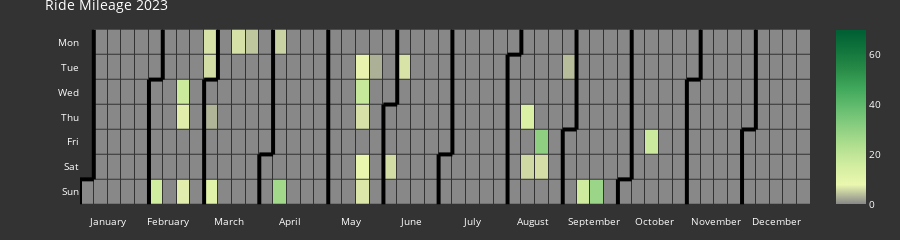

Source (notebook cell):
### Code cell
fig = calplot(df_activity_2023, x='ride_date', y='total_distance_mi', colorscale=colorscale, 
              dark_theme=True, gap=1, month_lines_width=4, month_lines_color='#000000',
            showscale=True, total_height=225, title='Ride Mileage 2023', cmap_max=70)
fig.show()

### Figure 1 — Plotly figure (JSON) as saved in the notebook; plotly's stock layout.template omitted (floating-point values rounded to 4 significant figures; data arrays with more than 128 entries replaced by an {"elided": "..."} marker saying what was removed)
{"data": [{"colorscale": [[0, "#888888"], [0.1111, "#eaf7af"], [0.2222, "#d2eda0"], [0.3333, "#b1df90"], [0.4444, "#8bce81"], [0.5556, "#64bc6f"], [0.6667, "#3fa85b"], [0.7778, "#288a47"], [0.8889, "#10743c"], [1, "#005e33"]], "customdata": {"elided": "365x2 str values"}, "hovertemplate": "%{customdata[0]} <br>Week=%{x} <br>%{customdata[1]}=%{z}", "name": "2023", "showscale": true, "type": "heatmap", "x": {"elided": "365 int values"}, "xaxis": "x", "xgap": 1, "y": {"elided": "365 int values"}, "yaxis": "y", "ygap": 1, "z": {"elided": "365 float values"}, "zmax": 70, "zmin": 0}, {"hoverinfo": "skip", "line": {"color": "#000000", "width": 4}, "mode": "lines", "type": "scatter", "x": [-0.5, -0.5], "xaxis": "x", "y": [5.5, 6.5], "yaxis": "y"}, {"hoverinfo": "skip", "line": {"color": "#000000", "width": 4}, "mode": "lines", "type": "scatter", "x": [-0.5, 0.5], "xaxis": "x", "y": [5.5, 5.5], "yaxis": "y"}, {"hoverinfo": "skip", "line": {"color": "#000000", "width": 4}, "mode": "lines", "type": "scatter", "x": [0.5, 0.5], "xaxis": "x", "y": [5.5, -0.5], "yaxis": "y"}, {"hoverinfo": "skip", "line": {"color": "#000000", "width": 4}, "mode": "lines", "type": "scatter", "x": [4.5, 4.5], "xaxis": "x", "y": [1.5, 6.5], "yaxis": "y"}, {"hoverinfo": "skip", "line": {"color": "#000000", "width": 4}, "mode": "lines", "type": "scatter", "x": [4.5, 5.5], "xaxis": "x", "y": [1.5, 1.5], "yaxis": "y"}, {"hoverinfo": "skip", "line": {"color": "#000000", "width": 4}, "mode": "lines", "type": "scatter", "x": [5.5, 5.5], "xaxis": "x", "y": [1.5, -0.5], "yaxis": "y"}, {"hoverinfo": "skip", "line": {"color": "#000000", "width": 4}, "mode": "lines", "type": "scatter", "x": [8.5, 8.5], "xaxis": "x", "y": [1.5, 6.5], "yaxis": "y"}, {"hoverinfo": "skip", "line": {"color": "#000000", "width": 4}, "mode": "lines", "type": "scatter", "x": [8.5, 9.5], "xaxis": "x", "y": [1.5, 1.5], "yaxis": "y"}, {"hoverinfo": "skip", "line": {"color": "#000000", "width": 4}, "mode": "lines", "type": "scatter", "x": [9.5, 9.5], "xaxis": "x", "y": [1.5, -0.5], "yaxis": "y"}, {"hoverinfo": "skip", "line": {"color": "#000000", "width": 4}, "mode": "lines", "type": "scatter", "x": [12.5, 12.5], "xaxis": "x", "y": [4.5, 6.5], "yaxis": "y"}, {"hoverinfo": "skip", "line": {"color": "#000000", "width": 4}, "mode": "lines", "type": "scatter", "x": [12.5, 13.5], "xaxis": "x", "y": [4.5, 4.5], "yaxis": "y"}, {"hoverinfo": "skip", "line": {"color": "#000000", "width": 4}, "mode": "lines", "type": "scatter", "x": [13.5, 13.5], "xaxis": "x", "y": [4.5, -0.5], "yaxis": "y"}, {"hoverinfo": "skip", "line": {"color": "#000000", "width": 4}, "mode": "lines", "type": "scatter", "x": [17.5, 17.5], "xaxis": "x", "y": [-0.5, 6.5], "yaxis": "y"}, {"hoverinfo": "skip", "line": {"color": "#000000", "width": 4}, "mode": "lines", "type": "scatter", "x": [21.5, 21.5], "xaxis": "x", "y": [2.5, 6.5], "yaxis": "y"}, {"hoverinfo": "skip", "line": {"color": "#000000", "width": 4}, "mode": "lines", "type": "scatter", "x": [21.5, 22.5], "xaxis": "x", "y": [2.5, 2.5], "yaxis": "y"}, {"hoverinfo": "skip", "line": {"color": "#000000", "width": 4}, "mode": "lines", "type": "scatter", "x": [22.5, 22.5], "xaxis": "x", "y": [2.5, -0.5], "yaxis": "y"}, {"hoverinfo": "skip", "line": {"color": "#000000", "width": 4}, "mode": "lines", "type": "scatter", "x": [25.5, 25.5], "xaxis": "x", "y": [4.5, 6.5], "yaxis": "y"}, {"hoverinfo": "skip", "line": {"color": "#000000", "width": 4}, "mode": "lines", "type": "scatter", "x": [25.5, 26.5], "xaxis": "x", "y": [4.5, 4.5], "yaxis": "y"}, {"hoverinfo": "skip", "line": {"color": "#000000", "width": 4}, "mode": "lines", "type": "scatter", "x": [26.5, 26.5], "xaxis": "x", "y": [4.5, -0.5], "yaxis": "y"}, {"hoverinfo": "skip", "line": {"color": "#000000", "width": 4}, "mode": "lines", "type": "scatter", "x": [30.5, 30.5], "xaxis": "x", "y": [0.5, 6.5], "yaxis": "y"}, {"hoverinfo": "skip", "line": {"color": "#000000", "width": 4}, "mode": "lines", "type": "scatter", "x": [30.5, 31.5], "xaxis": "x", "y": [0.5, 0.5], "yaxis": "y"}, {"hoverinfo": "skip", "line": {"color": "#000000", "width": 4}, "mode": "lines", "type": "scatter", "x": [31.5, 31.5], "xaxis": "x", "y": [0.5, -0.5], "yaxis": "y"}, {"hoverinfo": "skip", "line": {"color": "#000000", "width": 4}, "mode": "lines", "type": "scatter", "x": [34.5, 34.5], "xaxis": "x", "y": [3.5, 6.5], "yaxis": "y"}, {"hoverinfo": "skip", "line": {"color": "#000000", "width": 4}, "mode": "lines", "type": "scatter", "x": [34.5, 35.5], "xaxis": "x", "y": [3.5, 3.5], "yaxis": "y"}, {"hoverinfo": "skip", "line": {"color": "#000000", "width": 4}, "mode": "lines", "type": "scatter", "x": [35.5, 35.5], "xaxis": "x", "y": [3.5, -0.5], "yaxis": "y"}, {"hoverinfo": "skip", "line": {"color": "#000000", "width": 4}, "mode": "lines", "type": "scatter", "x": [38.5, 38.5], "xaxis": "x", "y": [5.5, 6.5], "yaxis": "y"}, {"hoverinfo": "skip", "line": {"color": "#000000", "width": 4}, "mode": "lines", "type": "scatter", "x": [38.5, 39.5], "xaxis": "x", "y": [5.5, 5.5], "yaxis": "y"}, {"hoverinfo": "skip", "line": {"color": "#000000", "width": 4}, "mode": "lines", "type": "scatter", "x": [39.5, 39.5], "xaxis": "x", "y": [5.5, -0.5], "yaxis": "y"}, {"hoverinfo": "skip", "line": {"color": "#000000", "width": 4}, "mode": "lines", "type": "scatter", "x": [43.5, 43.5], "xaxis": "x", "y": [1.5, 6.5], "yaxis": "y"}, {"hoverinfo": "skip", "line": {"color": "#000000", "width": 4}, "mode": "lines", "type": "scatter", "x": [43.5, 44.5], "xaxis": "x", "y": [1.5, 1.5], "yaxis": "y"}, {"hoverinfo": "skip", "line": {"color": "#000000", "width": 4}, "mode": "lines", "type": "scatter", "x": [44.5, 44.5], "xaxis": "x", "y": [1.5, -0.5], "yaxis": "y"}, {"hoverinfo": "skip", "line": {"color": "#000000", "width": 4}, "mode": "lines", "type": "scatter", "x": [47.5, 47.5], "xaxis": "x", "y": [3.5, 6.5], "yaxis": "y"}, {"hoverinfo": "skip", "line": {"color": "#000000", "width": 4}, "mode": "lines", "type": "scatter", "x": [47.5, 48.5], "xaxis": "x", "y": [3.5, 3.5], "yaxis": "y"}, {"hoverinfo": "skip", "line": {"color": "#000000", "width": 4}, "mode": "lines", "type": "scatter", "x": [48.5, 48.5], "xaxis": "x", "y": [3.5, -0.5], "yaxis": "y"}], "layout": {"font": {"color": "#fff", "size": 10}, "height": 225, "margin": {"b": 20, "t": 20}, "paper_bgcolor": "#333", "plot_bgcolor": "#333", "showlegend": false, "title": {"text": "Ride Mileage 2023"}, "xaxis": {"anchor": "y", "domain": [0, 1], "showgrid": false, "showline": false, "tickmode": "array", "ticktext": ["January", "February", "March", "April", "May", "June", "July", "August", "September", "October", "November", "December"], "tickvals": [1.5, 5.909, 10.32, 14.73, 19.14, 23.55, 27.95, 32.36, 36.77, 41.18, 45.59, 50], "zeroline": false}, "yaxis": {"anchor": "x", "autorange": "reversed", "domain": [0, 1], "showgrid": false, "showline": false, "tickmode": "array", "ticktext": ["Mon", "Tue", "Wed", "Thu", "Fri", "Sat", "Sun"], "tickvals": [0, 1, 2, 3, 4, 5, 6], "zeroline": false}}}
